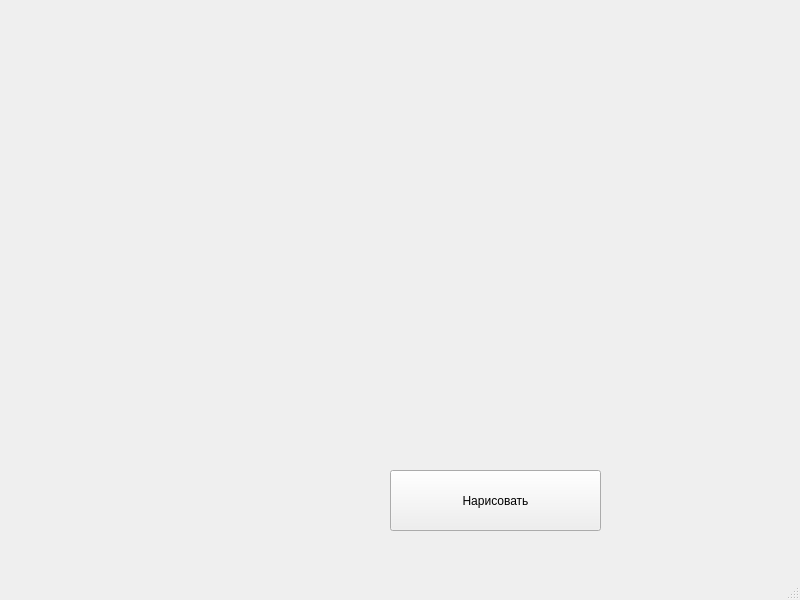
<?xml version="1.0" encoding="UTF-8"?>
<ui version="4.0">
 <class>MainWindow</class>
 <widget class="QMainWindow" name="MainWindow">
  <property name="geometry">
   <rect>
    <x>0</x>
    <y>0</y>
    <width>800</width>
    <height>600</height>
   </rect>
  </property>
  <property name="windowTitle">
   <string>MainWindow</string>
  </property>
  <widget class="QWidget" name="centralwidget">
   <widget class="QLabel" name="label">
    <property name="geometry">
     <rect>
      <x>100</x>
      <y>50</y>
      <width>501</width>
      <height>401</height>
     </rect>
    </property>
    <property name="text">
     <string/>
    </property>
   </widget>
   <widget class="QPushButton" name="btnDraw">
    <property name="geometry">
     <rect>
      <x>390</x>
      <y>470</y>
      <width>211</width>
      <height>61</height>
     </rect>
    </property>
    <property name="text">
     <string>Нарисовать</string>
    </property>
   </widget>
  </widget>
  <widget class="QMenuBar" name="menubar">
   <property name="geometry">
    <rect>
     <x>0</x>
     <y>0</y>
     <width>800</width>
     <height>25</height>
    </rect>
   </property>
  </widget>
  <widget class="QStatusBar" name="statusbar"/>
 </widget>
 <resources/>
 <connections/>
</ui>
